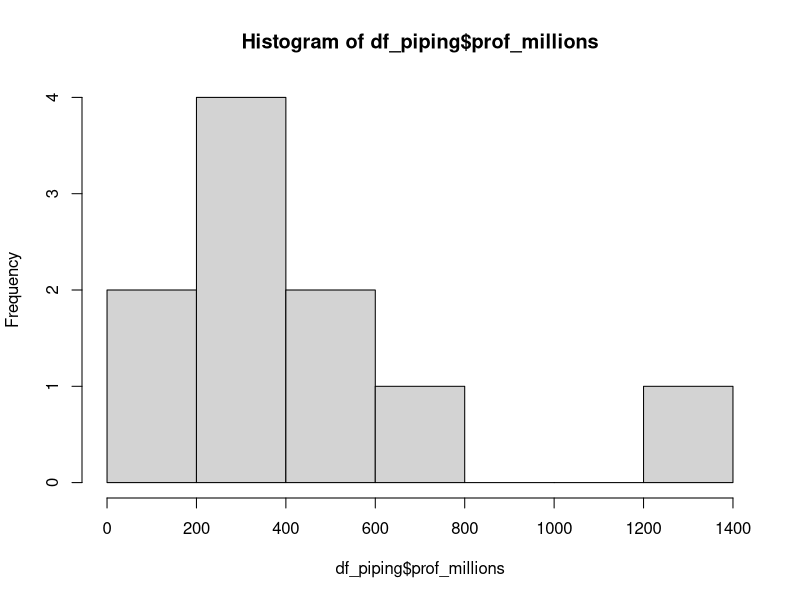
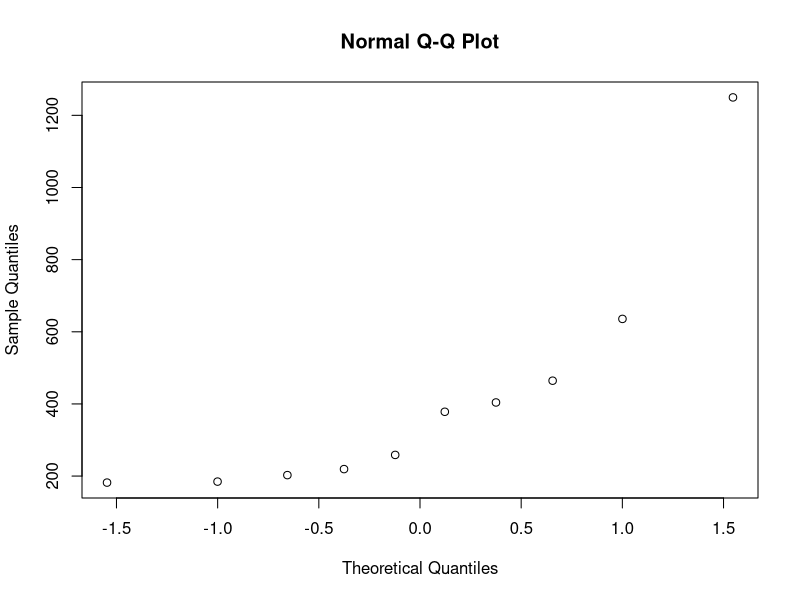
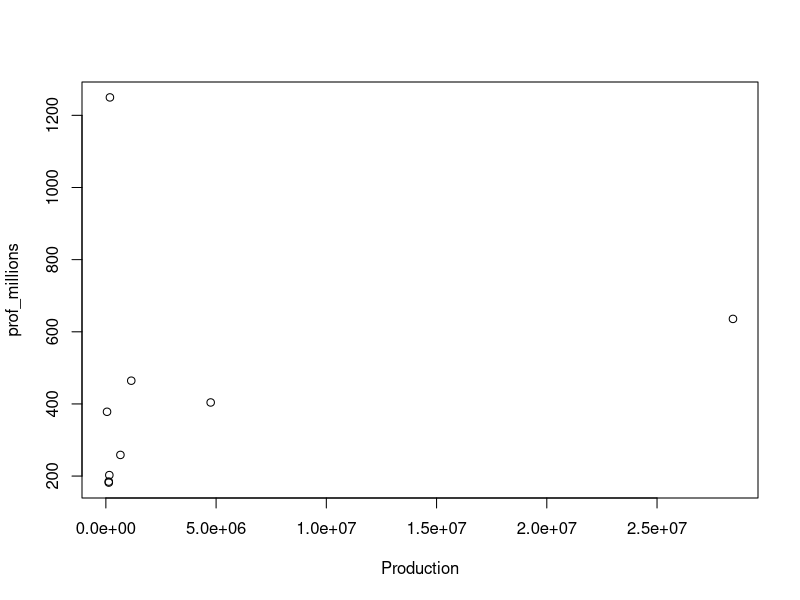
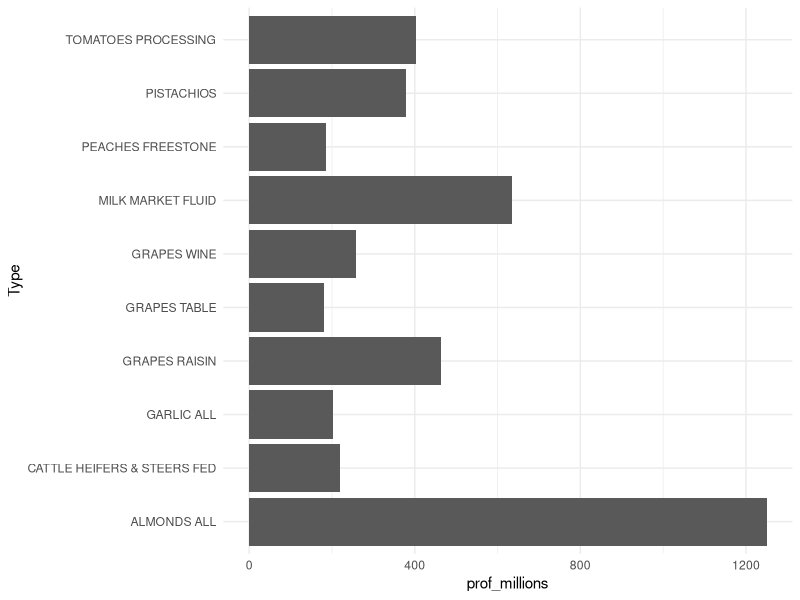

Reproduce these figures in R, in order.
#############################
# Bren PhD Workshop RStudio Day 1
# Allison Horst
# Instructor Script
#############################


#############################
#############################
# 1. Introduce the RStudio environment
#############################
#############################


#############################
#############################
# 2. Create a new project
#############################
#############################

# File > New Project > New Directory > New Project > Choose where/name (we're not worrying about version control - but if you're using Git, this is where you can create a repository...)

# Put it in a folder you can find, name it something easy (good habits...lowercase, limited puncuation, don't start with numbers, etc. mine will be called "my_project")

# Once you name/create the new project, it will automatically open in RStudio. Notice that the pathway is shown at the very top of your RStudio working environment. But there's nothing in it besides the project folder (see Files tab)...let's start adding to that project.


#############################
#############################
# 3. Create a new script
#############################
#############################

# We can work just in the console window...but that's a bummer. Every time you type something in, it runs. That means that you see all the error messages, etc., and it's almost impossible to store the work you do in the console in any way that is at all easy to follow later on.

# Show them just by creating variables in the console what that looks like and how it can be problematic for good data science.

# So instead, when we work in RStudio, we want to work in ways that are easy to follow (for you and collaborators) and easy to reproduce. One way to do that is by working in scripts. A script is like a text editor, where you can include active code AND inactive lines (comments). It only runs the code when you ask it to.

# To create a script, go up to File > New File > R Script and click. This will open a new blank window. Try typing a few things in there and press Enter - you'll notice that nothing happens. That's because we haven't told R to run anything yet, and unlike in the Console window, things don't run unless we tell it to. So how can we start writing a script?

# There are some best practices that we should be aware of.

# First: If your script only consists of active code, it's not a good script. YOU WILL NOT REMEMBER WHAT YOU DID NEXT WEEK, IN 3 WEEKS, in 3 YEARS. And your collaborators will have no idea what's happening. That means that your scripts (or markdown documents, eventually) should be fully documented, commented and fully explained. We create #COMMENTS using the pound sign (#) before typing.

# Start every script with a header that contains at least the following:
# A descriptive title.
# Your name and the date created.
# Any packages and files required
# Additional information (collaborators, Git repository, etc.) of use

# Err on the side of OVERCOMMENTING!!!! There is not really a downside to commenting on every single line.

#################################
# -------------
# ~~~~~
# Use spacing, symbols, etc. to create subsections that more easily break up your script
# Create clearly labeled subsections
#################################


#################################
#################################
# Step 4. Load the tidyverse (you'll basically always do this)
#################################
#################################

# Remember - to load a package, you first need to install it. You can do that by running install.packages("package_name"). But even once installed, you need to load it into R's active brain (explain here why that's the case). Do that using library(package_name).

library(tidyverse) # Load the tidyverse

# Note: readr (in tidyverse) contains the read_csv function for reading in csv files (comma separated values)

##############################
##############################
# Step 5. Load some data!
##############################
##############################

# This is MUCH EASIER if you're working in a project. All you need to do is drag and drop (copy - don't ever change a raw dataset) the dataset you want to work with in R into your PROJECT folder. Once you do that, it will show up in the 'Files' tab in RStudio. But it still isn't actively loaded - it's just in the working directory where R is going to easily find it. To load it into RStudio, use the read_csv("file_name.csv") function and assign it a data frame name:

df <- read_csv("day_4_r_materials/cal_ag.csv") # This reads in that .csv file and stores it at as a data frame 'df'

# NOW that data is actively loaded and we can start working with it. It will also show up in your RStudio 'Environment'

# Here - practice saving, closing, then opening the project again - notice that when you open the PROJECT file, it brings everything with it. But we still need to run the lines of code to do everything again. Use Command + Shift + Enter to run ALL active code in the script... (or Command + Enter to run things line-by-line)

################################
################################
# Step 6. Initial Data Exploration
################################
################################

# The first thing that you should always do when you load data into RStudio is LOOK AT IT. Then consider the data structure, distributions, etc. Here we'll use some basic tools and tricks to explore the data frame we loaded (mine is called 'df')

# Exploring structure of the dataset (sometimes you can just do this in the console if it's purely exploratory and you don't care at all about saving the results...but you MUST at least do this part)

# Use View() (a rare capitalized function) to bring up the data frame in a new window:
View(df)

# Use dim() to see the dimensions
dim(df)

# Use names() to see the variable names (tidy format - touch on this?)
names(df)

# summary() to see a brief summary (with the variable classes)
summary(df)

# class() to learn the class of the df
class(df) # what are tbl, tbl_df, data frame? Tibbles are data frames with some more modern functionality. We definitely don't need to worry about that now...but when you get more into it, you might be interested in learning some of the benefits of tibbles (which you can find online - if you're working with a lot of factors, sometimes things are a little easier)

# head() to see the first X lines of a df
head(df)
head(df, 10)

# tail() to see the last X lines of a df
tail(df)
tail(df, 10)

##########################
# Other operators that are useful
##########################

# $: Use a dollar sign to specify a certain column

total_value <- sum(df$Value) # This calculates the sum of everything in the 'Value' column - note that for this data, that does NOT make sense (because there are totals in that column)

# Use ? to get help with a function (or, the INTERNET)


##########################
##########################
# Step 7. Basic wrangling using dplyr functions
##########################
##########################

# There exist within dplyr (which is included in the tidyverse) a number of functions that are built to easily wrangle your data. That means filtering, subsetting, manipulating, adding, etc.

# Let's follow some steps to make a simplified data frame (first, a long way...then using "piping"). Here are the things we want to do:

# 1. Only keep the columns for CropName, County, Production, and Value
# 2. Rename the 'CropName' column to 'Type'
# 3. Filter to only include data for Fresno County
# 4. Add a new column that is Value in millions of dollars (need to divide by 1,000,000)
# 5. Arrange by decreasing value (in millions)
# 6. Only keep the top 10

# 1. Use select() to only keep specified columns:

df_2 <- select(df, CropName, County, Production, Value) # Retains only those 4 columns from df
# ALWAYS LOOK AT WHAT YOU'VE DONE
# You can similarly keep a range of columns with select(df, start:end)
# And can exclude a column with -column_name

# 2. Use rename() to rename the 'CropName' column to 'Type':

df_3 <- rename(df_2, Type = CropName) # Renames 'CropName' to 'Type'
# LOOK AGAIN

# 3. Filter to only include Fresno County

df_4 <- filter(df_3, County == "Fresno")
# LOOK AGAIN. Show examples here of 'or' argument (|), 'and' argument (&), and is NOT argument (!=)
# An easier way to include "or" statements: column_name %in% c("this","or","that")

# 4. Add new column that has value converted to millions of $$

df_5 <- mutate(df_4, prof_millions = Value / 1000000)
# LOOK AGAIN - this ADDS a column (why this is good practice)

# So that's pretty great, right? Or is it? For many of you, you might think "this seems really tedious and clunky for code." You're right. There is a better way, just be careful. That way is using 'piping'.

# 5. Arrange from high to low profits
df_6 <- arrange(df_5, -prof_millions)

# 6. Only keep the top 10
df_7 <- head(df_6, 10)

############################
############################
# Step 8. Piping
############################
############################

# Piping uses the pipe operator %>% (command + shift + m) to perform sequential operations in ORDER, without needing to save intermediate data frames. So let's say we want to do all the steps above, in a way that is way more efficient using piping.

# Here's how that would look (but you should STILL View the result after every line! With great power comes great responsibility!)

df_piping <- df %>%
  select(CropName, County, Production, Value) %>%
  rename(Type = CropName) %>%
  filter(County == "Fresno") %>%
  mutate(prof_millions = Value / 1000000) %>%
  arrange(-prof_millions) %>%
  head(10)

# Notice that the outcome of that piping process is the SAME, but the code is much cleaner!!! You should still add comments after each line of code so that when FUTURE YOU or COLLABORATORS want to check it out, they know what is happening in each line!


#########################
#########################
# Step 9. Get some basic summary information on the value column
#########################
#########################

fresno_totalvalue <- sum(df_piping$prof_millions)
fresno_meanvalue <- mean(df_piping$prof_millions)
fresno_sdvalue <- sd(df_piping$prof_millions)

# Tomorrow we'll learn group_by + summarize for pivot tables - a better way to get summary statistics!
# and purrr::map() to loop functions over all columns

# Some base R plots (showing for comparison w/ggplot2)
hist(df_piping$prof_millions)
qqnorm(df_piping$prof_millions)
plot(prof_millions ~ Production, df_piping) # not super useful...anyway

#########################
#########################
# Step 10. A quick graph in ggplot (if time)
#########################
#########################

# ggplot is a graphing package (also in the tidyverse) that allows you to more easily customize graphics (vs. base graphics)

my_graph <- ggplot(df_piping, aes(x = Type, y = prof_millions)) +
  geom_col() +
  theme_minimal() +
  coord_flip()

my_graph

# Call it to see it! But that's a really REAAAALLY bad graph...

# This weekend: practice creating a project, opening a script, loading a data frame, and doing some wrangling on it!
